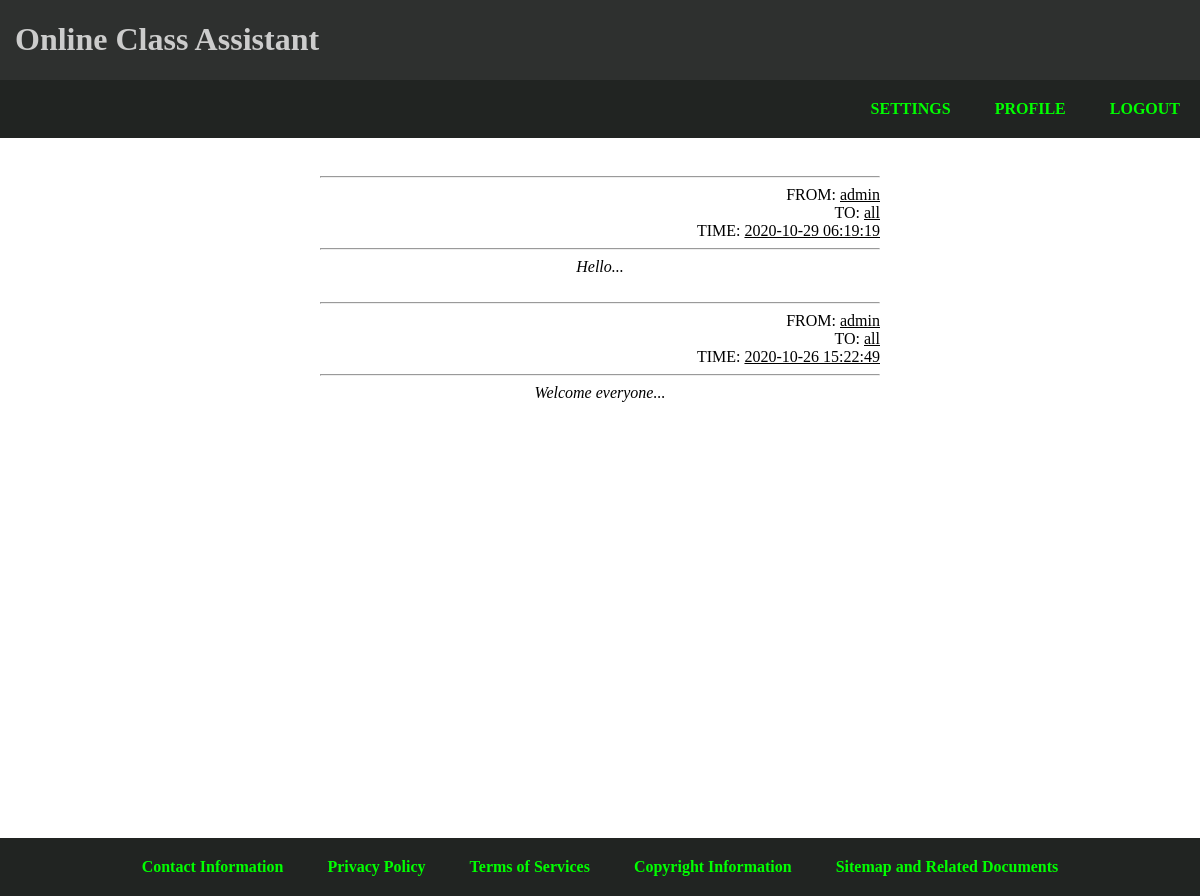
Page /user/message.php (signed in) on the committed database.
### tables this page shows
CREATE TABLE `chat` (
  `MSG_TIME` timestamp NOT NULL DEFAULT current_timestamp(),
  `CHAT_ID` varchar(255) NOT NULL,
  `SENDER` varchar(255) NOT NULL,
  `RECEIVER` varchar(255) NOT NULL,
  `MESSAGE` varchar(255) NOT NULL
);

### user/message.php (the view, shortened to what this page needs)
<?php
$id = $_SESSION['user_id'];
include("../connection.php");
?>
<html>
<head>
    <link rel="stylesheet" href="../style.css">
</head>
<body>
    <div class="row-1">
        <div class="header col-12">
            <?php
            include("../options/header.php");
            ?>
        </div>
    </div>
    <div class="row-2">
        <div class="navbar col-12">
            <nav>
                <?php
                include("../options/navbar.php");
                ?>
            </nav>
        </div>
    </div>
    <div class="row-3">
        <div class="menu col-3">
        </div>
        <div class="main col-6">
            <?php
            $query = "SELECT * FROM chat WHERE RECEIVER='$id' OR RECEIVER='all' ORDER BY MSG_TIME DESC";
            $r = mysqli_query($con, $query);
            while ($row = mysqli_fetch_array($r)) {
                $time = $row['MSG_TIME'];
                $from = $row['SENDER'];
                $to = $row['RECEIVER'];
                $msg = $row['MESSAGE'];
                echo "<post>
                <hr>FROM: <u>$from</u><br>TO: <u>$to</u><br>TIME: <u>$time</u>
                <hr>
            </post> <i>$msg</i> <br><br>";
            }
            ?>
        </div>
        <div class="sidebar col-3">
        </div>
    </div>
    <div class="row-4">
        <div class="footer col-12">
            <footer>
                <?php
                include("../options/footer.php");
                ?>
            </footer>
        </div>
    </div>
</body>
</html>

### style.css (style rules this page uses)
.col-3 { width: 25%; }
.col-6 { width: 50%; }
.col-12 { width: 100%; }
* { box-sizing: border-box; }
[class*="col-"] { float: left; }
[class*="row-"]::after { content: ""; clear: both; display: table; }
[class*="row-"] { padding: 0px; margin: 0px; }
body { background-color: white; margin: 0; }
.row-1 { margin: 0; background-color: #2e302f; color: #fff; position: sticky; top: 0; }
.header { margin: 0; text-align: left; padding-left: 15px; color: #ccc; }
.row-2 { margin: 0px; padding: 0px; background-color: #212422; }
.navbar { text-align: right; padding: 0; margin: 0; width: 100%; }
.row-3 { margin: 0px; padding: 20px; min-height: calc(100vh - 100px); }
.menu { text-align: left; margin: 0; padding: 20px; display: grid; }
.main { text-align: center; padding: 10px; }
.sidebar { text-align: right; margin: 0; padding: 20px; display: grid; }
.row-4 { margin: 0; padding: 0; background-color: #212422; }
.footer { text-align: center; padding: 0; margin: 0; width: 100%; }
post { text-align: right; display: block; }

### rows in the picture
chat: SENDER "admin", RECEIVER "all", MSG_TIME "2020-10-29 06:19:19", MESSAGE "Hello..."
chat: SENDER "admin", RECEIVER "all", MSG_TIME "2020-10-26 15:22:49", MESSAGE "Welcome everyone..."
